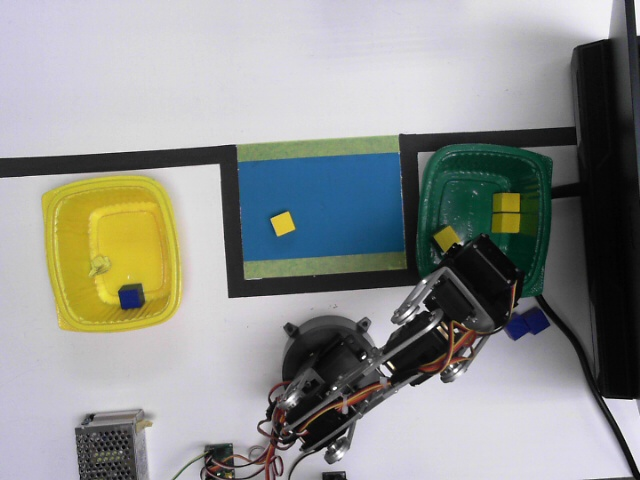
#> input picture manipulator/perry/tests/images/brazo_estacionado_cubo_amarillo.jpg, 640 x 480 px
$ python -i geometry.py   (imports and definitions only)
#> lines starting #> are read from the running program, lines starting #| are printed output that depends on the picture; after the words box and inside, x2 and y2 are one past the last pixel; in counts of white or black regions, pixels touching at a corner belong together
"""Pure geometric transforms between image pixels, world meters, and robot frames."""

import math

import cv2
import numpy as np

from overhead_core.constants import (
    APPROX_EPSILON_GROWTH,
    APPROX_EPSILON_RATIO,
    QUAD_VERTEX_COUNT,
    RECTIFY_MARGIN_M,
)


# [279 lines left out: functions compute_homography, image_to_world, world_to_image, wrap_angle_rad, world_to_robot, rectify and 1 more, not called in this run]

>>> import cv2
>>> picture = cv2.imread('../../../manipulator/perry/tests/images/brazo_estacionado_cubo_amarillo.jpg')
#> picture is the input picture: shape (480, 640, 3); mean B, G, R 143.3, 146.4, 144.1
>>> result = detect_arena_corners(picture)
#> in detect_arena_corners, `gray = cv2.cvtColor( image, cv2.COLOR_BGR2GRAY, )`:
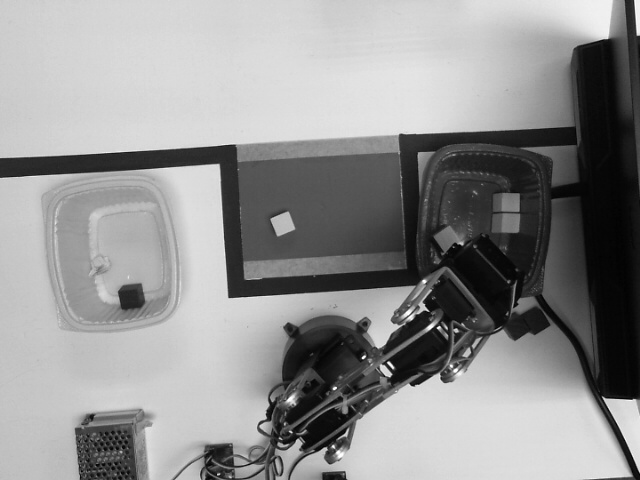
#> gray: shape (480, 640); min 1, max 255, mean 145.4
#> in detect_arena_corners, `dark = (gray < dark_thresh).astype(np.uint8) * 255`:
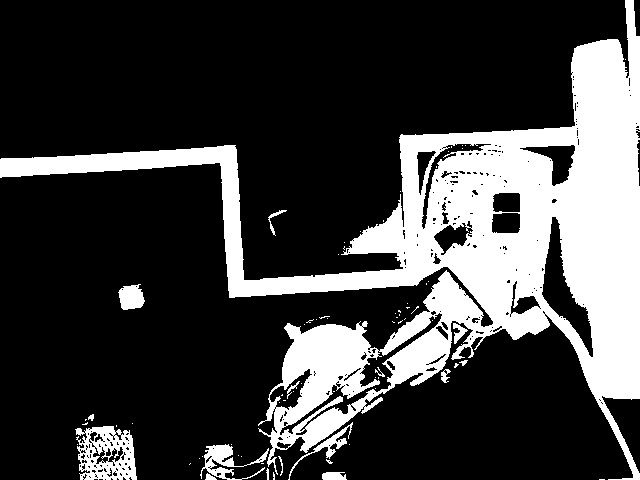
#> dark: shape (480, 640); 25% white; 73 white regions (57 under 20 px), largest, box (x1, y1, x2, y2) and area: (0, 0, 640, 480) 71991, (75, 426, 137, 480) 2123, (200, 444, 269, 480) 851
#> in detect_arena_corners, `dark = cv2.morphologyEx( dark, cv2.MORPH_CLOSE, np.ones( (15, 15), np...`:
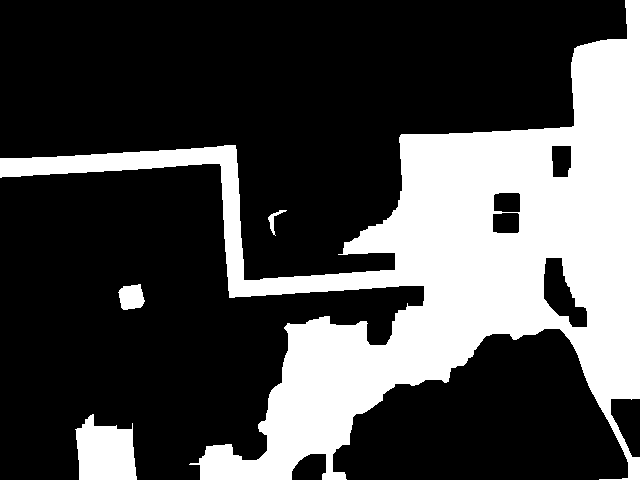
#> dark: shape (480, 640); 29.4% white; 4 white regions, box (x1, y1, x2, y2) and area: (0, 0, 640, 480) 86551, (75, 414, 137, 480) 3098, (118, 284, 145, 310) 531, (268, 210, 287, 236) 123
#> in detect_arena_corners, `_, labels = cv2.connectedComponents(255 - dark)`:
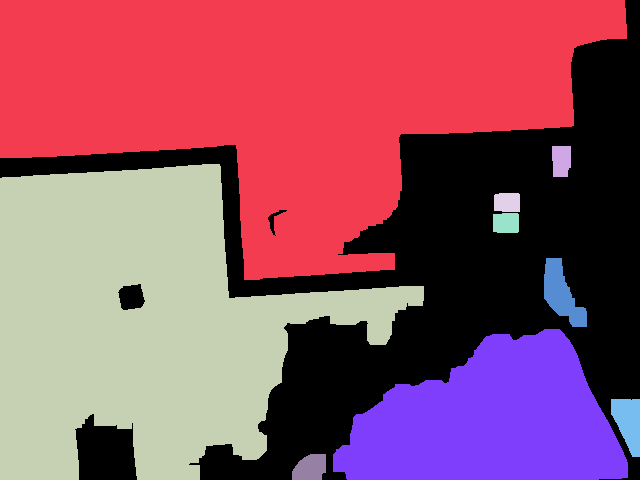
#> labels: shape (480, 640) int32; 10 distinct labels, from 0 to 9; one colour per label, 0 black
#> in detect_arena_corners, `inner = (labels == labels[h // 2, w // 2]).astype(np.uint8) * 255`:
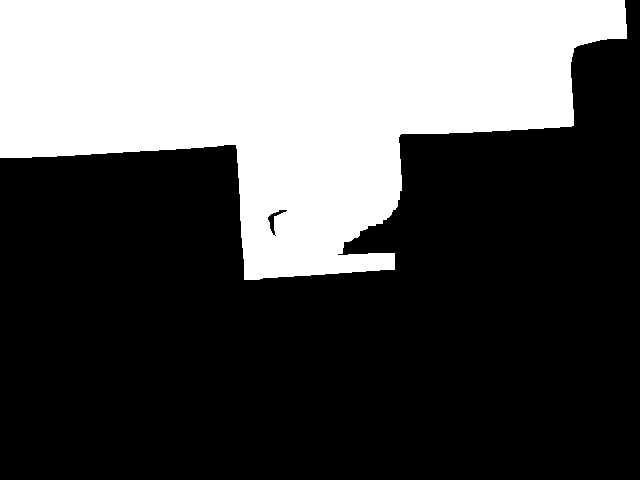
#> inner: shape (480, 640); 33.8% white; 1 white region
#> in detect_arena_corners, `contours, _ = cv2.findContours( inner, cv2.RETR_EXTERNAL, cv2.CHAIN_AP..`: contours = 1 contour; box (x1, y1, x2, y2) and area: (0, 0, 627, 280) 102916
#> in detect_arena_corners, `hull = cv2.convexHull(max(contours, key=cv2.contourArea))`: hull = contour of 10 points, box (x1, y1, x2, y2) (0, 0, 627, 280), area 133930
#> in detect_arena_corners, `eps = APPROX_EPSILON_RATIO * cv2.arcLength( hull, True, )`: eps = 15.74
#> in detect_arena_corners, `quad = cv2.approxPolyDP( hull, eps, True, )`: quad = [[624, 0], [626, 38], [573, 125], [394, 269], [244, 279], [0, 157], [0, 0]]
#> the loop in detect_arena_corners, `while len(quad) > QUAD_VERTEX_COUNT:` made 7 passes
#> after the loop in detect_arena_corners, `while len(quad) > QUAD_VERTEX_COUNT:`: eps = 56.39
#> in detect_arena_corners, `q = quad.reshape( QUAD_VERTEX_COUNT, 2, ).astype(np.float32)`: q = [[624, 0], [394, 269], [0, 157], [0, 0]]
#> in detect_arena_corners, `s, d = q.sum(1), np.diff(q, axis=1).ravel()`: s = [624, 663, 157, 0]; d = [-624, -125, 157, 0]
#> result = [[0, 157], [394, 269], [624, 0], [0, 0]]

$ run again, on manipulator/perry/tests/images/brazo_estacionado_zona_vacia.jpg
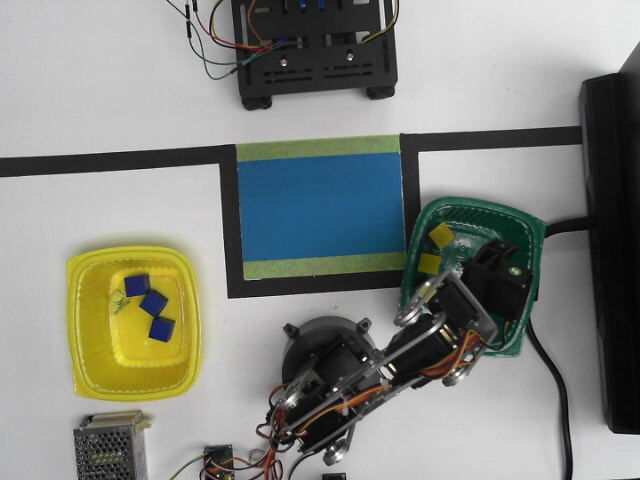
#> input picture manipulator/perry/tests/images/brazo_estacionado_zona_vacia.jpg, 640 x 480 px
#> picture is the input picture: shape (480, 640, 3); mean B, G, R 128.2, 134.9, 132.1
#> in detect_arena_corners, `dark = (gray < dark_thresh).astype(np.uint8) * 255`:
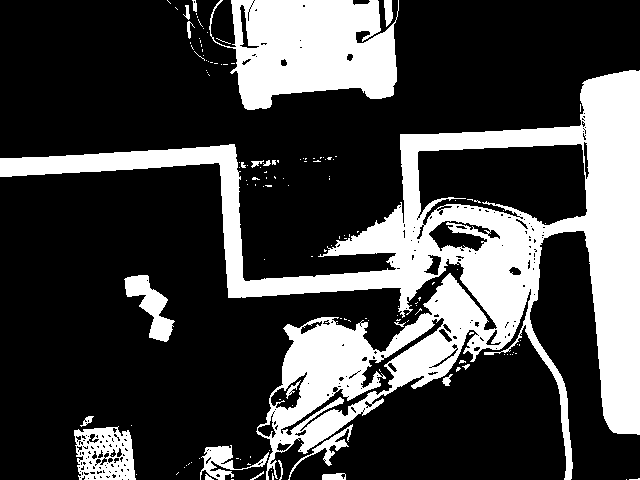
#> dark: shape (480, 640); 26.8% white; 144 white regions (122 under 20 px), largest, box (x1, y1, x2, y2) and area: (0, 70, 640, 480) 61443, (209, 0, 399, 110) 14498, (74, 426, 136, 480) 2298
#> labels: shape (480, 640) int32; 11 distinct labels, from 0 to 10
#> in detect_arena_corners, `inner = (labels == labels[h // 2, w // 2]).astype(np.uint8) * 255`:
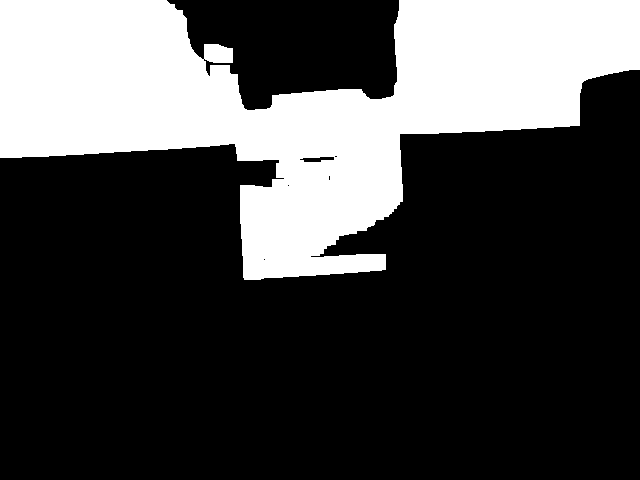
#> inner: shape (480, 640); 28.4% white; 1 white region
#> contours = 1 contour; box (x1, y1, x2, y2) and area: (0, 0, 640, 280) 86340
#> hull = contour of 10 points, box (x1, y1, x2, y2) (0, 0, 640, 280), area 136000
#> in detect_arena_corners, `eps = APPROX_EPSILON_RATIO * cv2.arcLength( hull, True, )`: eps = 16.03
#> in detect_arena_corners, `quad = cv2.approxPolyDP( hull, eps, True, )`: quad = [[639, 0], [639, 69], [381, 270], [244, 279], [0, 157], [0, 0]]
#> the loop in detect_arena_corners, `while len(quad) > QUAD_VERTEX_COUNT:` made 6 passes
#> after the loop in detect_arena_corners, `while len(quad) > QUAD_VERTEX_COUNT:`: eps = 47.86
#> q = [[639, 0], [381, 270], [0, 157], [0, 0]]
#> s = [639, 651, 157, 0]; d = [-639, -111, 157, 0]
#> result = [[0, 157], [381, 270], [639, 0], [0, 0]]

$ run again, on manipulator/perry/tests/images/brazo_sobre_zona.jpg
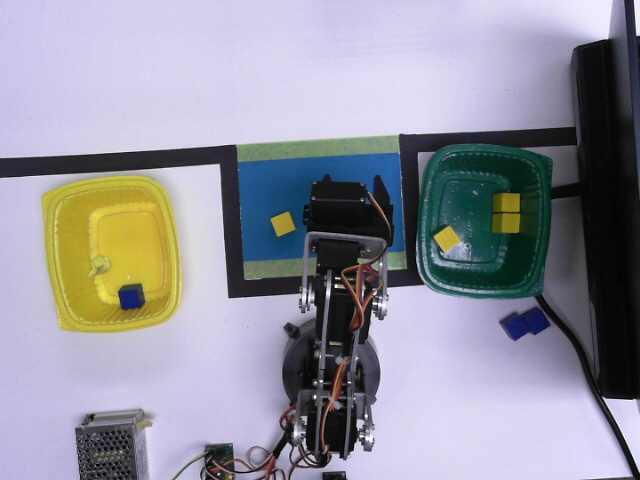
#> input picture manipulator/perry/tests/images/brazo_sobre_zona.jpg, 640 x 480 px
#> picture is the input picture: shape (480, 640, 3); mean B, G, R 158.4, 146.7, 147
#> in detect_arena_corners, `dark = (gray < dark_thresh).astype(np.uint8) * 255`:
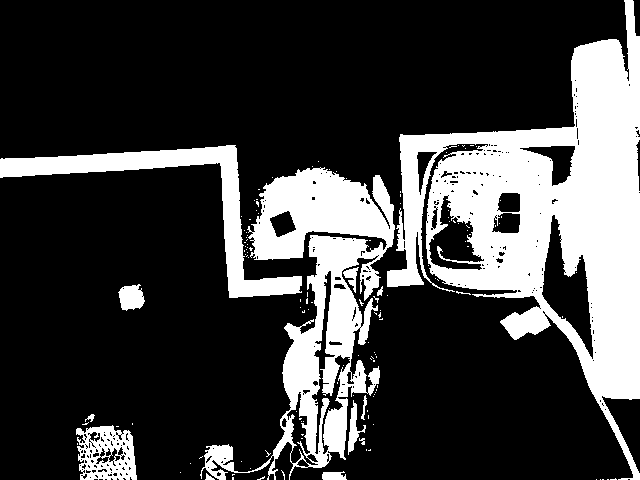
#> dark: shape (480, 640); 25.2% white; 135 white regions (121 under 20 px), largest, box (x1, y1, x2, y2) and area: (387, 0, 640, 480) 44976, (200, 167, 395, 480) 20896, (0, 145, 302, 298) 7469
#> in detect_arena_corners, `_, labels = cv2.connectedComponents(255 - dark)`:
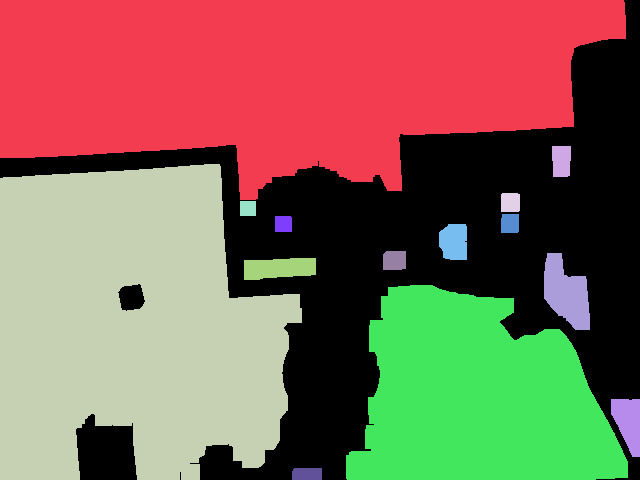
#> labels: shape (480, 640) int32; 15 distinct labels, from 0 to 14; one colour per label, 0 black
#> contours = 4 contours, 1 with area under 20; largest, box (x1, y1, x2, y2) and area: (0, 0, 640, 480) 95149, (76, 414, 137, 480) 3028, (118, 284, 145, 311) 502
#> hull = [[639, 0], [639, 479], [200, 479], [0, 177], [0, 158], [624, 0]]
#> in detect_arena_corners, `eps = APPROX_EPSILON_RATIO * cv2.arcLength( hull, True, )`: eps = 19.58
#> quad = [[639, 479], [200, 479], [0, 158], [639, 0]]
#> after the loop in detect_arena_corners, `while len(quad) > QUAD_VERTEX_COUNT:`: eps = 19.58
#> q = [[639, 479], [200, 479], [0, 158], [639, 0]]
#> s = [1118, 679, 158, 639]; d = [-160, 279, 158, -639]
#> result = [[200, 479], [639, 479], [639, 0], [0, 158]]

$ run again, on manipulator/perry/tests/images/cubo_azul_en_zona.jpg
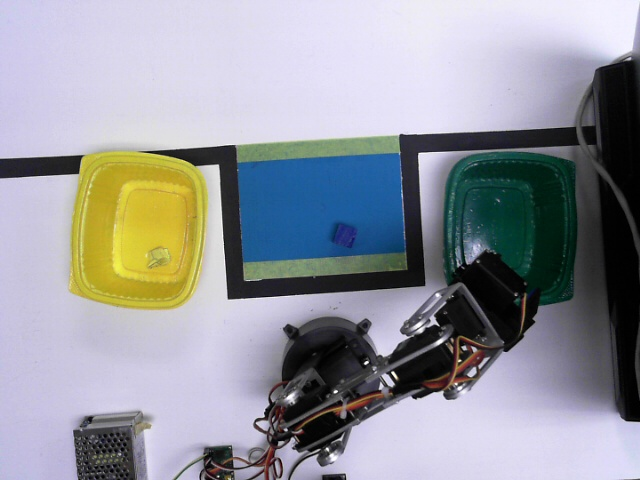
#> input picture manipulator/perry/tests/images/cubo_azul_en_zona.jpg, 640 x 480 px
#> picture is the input picture: shape (480, 640, 3); mean B, G, R 157.8, 150.6, 148.5
#> in detect_arena_corners, `dark = (gray < dark_thresh).astype(np.uint8) * 255`:
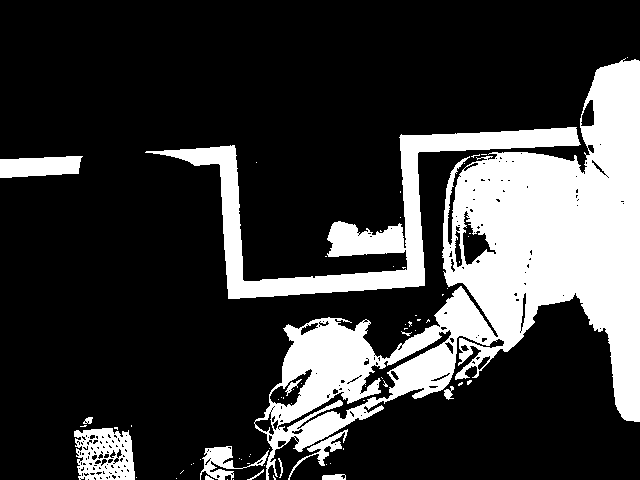
#> dark: shape (480, 640); 23.1% white; 71 white regions (57 under 20 px), largest, box (x1, y1, x2, y2) and area: (254, 58, 640, 480) 51659, (145, 127, 581, 299) 13681, (74, 428, 135, 480) 2256
#> labels: shape (480, 640) int32; 5 distinct labels, from 0 to 4
#> in detect_arena_corners, `inner = (labels == labels[h // 2, w // 2]).astype(np.uint8) * 255`:
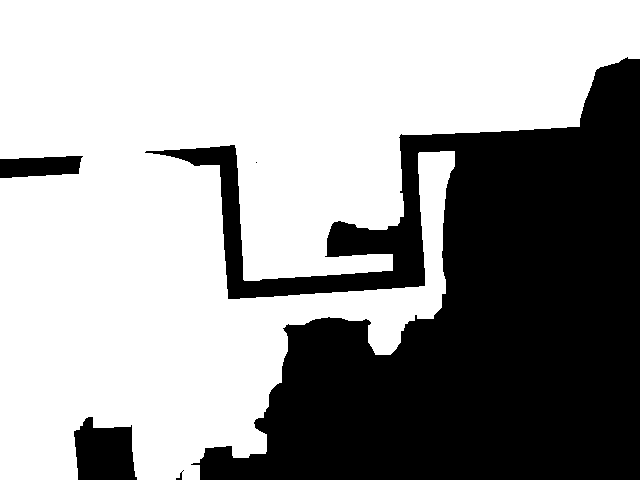
#> inner: shape (480, 640); 62.2% white; 5 black regions (1 under 20 px)
#> contours = 1 contour; box (x1, y1, x2, y2) and area: (0, 0, 640, 480) 189068
#> hull = [[639, 0], [639, 58], [433, 318], [390, 354], [265, 453], [199, 479], [0, 479], [0, 0]]
#> in detect_arena_corners, `eps = APPROX_EPSILON_RATIO * cv2.arcLength( hull, True, )`: eps = 19.93
#> in detect_arena_corners, `quad = cv2.approxPolyDP( hull, eps, True, )`: quad = [[639, 0], [639, 58], [433, 318], [265, 453], [0, 479], [0, 0]]
#> the loop in detect_arena_corners, `while len(quad) > QUAD_VERTEX_COUNT:` made 5 passes
#> after the loop in detect_arena_corners, `while len(quad) > QUAD_VERTEX_COUNT:`: eps = 49.6
#> q = [[639, 0], [265, 453], [0, 479], [0, 0]]
#> s = [639, 718, 479, 0]; d = [-639, 188, 479, 0]
#> result = [[0, 479], [265, 453], [639, 0], [0, 0]]
